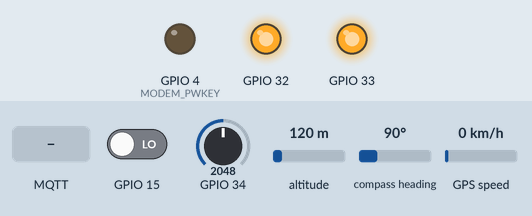
Bench run of a sketch on a simulated ESP32. On the bench: output pins drawn as LEDs (lit = HIGH). Dashed ring = blinking. The inputs (shaded band) are chosen by the test bench; at power-on: GPIO 15 LOW, GPIO 34 = 2048, altitude 120 m, compass heading 90°, GPS speed 0 km/h. EEPROM starts erased; the GPS gets a fix after 3 s at 37.7749, -122.4194 with 8 satellites; no MQTT or app messages arrive unless stated; pins used as bus, display or sensor lines are not drawn.

Above: at 1.8 s.
1.9 s: MQTT message "lockopen" arrives on the first subscribed topic
At 2.17 s:
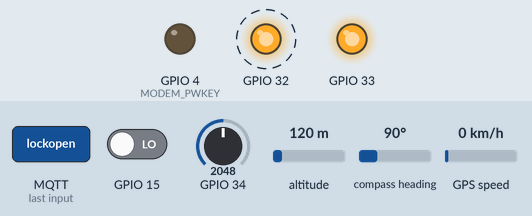
5.4 s: MQTT message "scooteropen" arrives on the first subscribed topic
At 6.5 s:
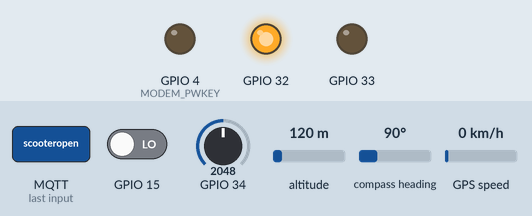
7.0 s: MQTT message "lockopen" arrives on the first subscribed topic
At 7.26 s:
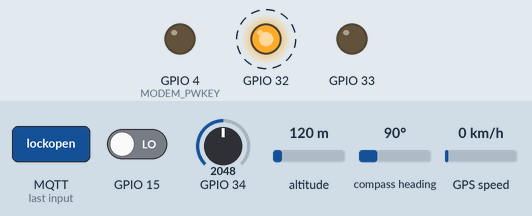
10.5 s: MQTT message "scooterclose" arrives on the first subscribed topic
At 11.5 s:
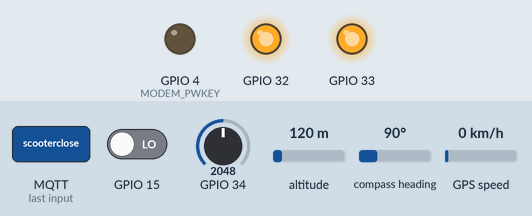
Timing chart, 0 to 13.1 s (numbered marks = the images above; inputs shaded):
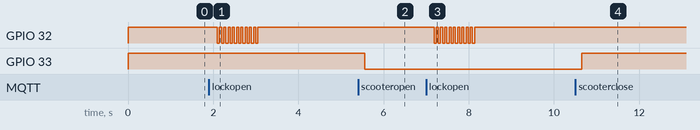

Measured:
- after the input at 1.9 s, GPIO 32: alternates HIGH for 0.05 s and LOW for 0.05 s, 20 changes in all, then stays HIGH, starting after 0.20 s
- after the input at 5.4 s, GPIO 33: HIGH → LOW after 0.16 s
- after the input at 7.0 s, GPIO 32: alternates HIGH for 0.05 s and LOW for 0.05 s, 20 changes in all, then stays HIGH, starting after 0.19 s
- after the input at 10.5 s, GPIO 33: LOW → HIGH after 0.16 s

The sketch:

GPSGPRS.ino
```cpp
/*
Autour: Furkan Metin OĞUZ
Date:2022
*/
#include <TinyGPS++.h>

#include <HardwareSerial.h>

#include "EEPROM.h"

#define EEPROM_SIZE 1024

HardwareSerial SerialGPS(2);

TinyGPSPlus gps;
struct GpsDataState_t {
    double originLat = 0;
    double originLon = 0;
    double originAlt = 0;
    double distMax = 0;
    double dist = 0;
    double altMax = -999999;
    double altMin = 999999;
    double spdMax = 0;
    double prevDist = 0;
};
GpsDataState_t gpsState = {};

#define TASK_SERIAL_RATE 1000
uint32_t nextSerialTaskTs = 0;
uint32_t nextOledTaskTs = 0;

// modem seçimi:
#define TINY_GSM_MODEM_SIM800

#define SerialMon Serial
#define SerialAT Serial1

#define TINY_GSM_DEBUG SerialMon
//konfigurasyonlar
#define GSM_PIN ""
const char apn[] = "internet";

const char gprsUser[] = "";
const char gprsPass[] = "";
const char simPIN[] = "";

const char * broker = "raccoonscooter.com";// MQTT hostname
const char * mqttUsername = "raccoon"; // MQTT username
const char * mqttPassword = "Ze255Wer29tete/-"; // MQTT password
const char * mqtt_id = "831ac06b-709f-480b-89d4-c6fe333a6b49"; // MQTT id
const char * imei = "867372058971479"; //gps,battery gibi verilerin yollandıgı topic
const char * topic = "867372058971479/systemcontroller"; //kilit,restart gibi verilerin okundugu yer

#include <Wire.h>

#include <TinyGsmClient.h>

#ifdef DUMP_AT_COMMANDS#include <StreamDebugger.h>

StreamDebugger debugger(SerialAT, SerialMon);
TinyGsm modem(debugger);
#else
TinyGsm modem(SerialAT);
#endif

#include <PubSubClient.h>

#include <Adafruit_Sensor.h>

#include <Adafruit_BME280.h>

#include <ArduinoJson.h>

TinyGsmClient client(modem);
PubSubClient mqtt(client);

// Sim modemi kurulumu
#define MODEM_RST 5
#define MODEM_PWKEY 4
#define MODEM_POWER_ON 23
#define MODEM_TX 27
#define MODEM_RX 26
#define I2C_SDA 21
#define I2C_SCL 22

uint32_t lastReconnectAttempt = 0;

String lock_data = "";
String imeiString = "başarısız imei";
const int giris = 100;
float total = 0;
float average = 0;
float okunandeger[giris];
float deger = 0;
float volt = 0;
float yuzde = -1;

#define IP5306_ADDR 0x75
#define IP5306_REG_SYS_CTL0 0x00

long lastMsg = 0;

void mqttCallback(char * topic, byte * message, unsigned int length) {

    String messageTemp;
    //gelen mesajları okuma
    for (int i = 0; i < length; i++) {
        messageTemp += (char) message[i];
    }
    //kilit açma
    if (String(topic) == "867372058971479/systemcontroller") {
        if (messageTemp == "lockopen") {

            unsigned long eskiZaman = 0;
            unsigned long yeniZaman;
            yeniZaman = millis();

            if (yeniZaman - eskiZaman > 1000) {
                //kilit pinine yollanan değer
                for (int i = 0; i < 10; i++) {
                    digitalWrite(32, LOW);
                    delay(50);
                    digitalWrite(32, HIGH);
                    delay(50);
                }
                eskiZaman = yeniZaman;
            }
            //restart komutu
        } else if (messageTemp == "scooteropen") {
                       digitalWrite(33, LOW);

        }
        else if (messageTemp == "scooterclose") {
                    digitalWrite(33, HIGH);

        }
        else if (messageTemp == "restart") {
            lock_data = "kapalı";
            ESP.restart();
        }
    }
}

boolean mqttConnect() {

    boolean status = mqtt.connect(mqtt_id, mqttUsername, mqttPassword);

    if (status == false) {
        ESP.restart();
        return false;
    }
    mqtt.subscribe(topic);

    return mqtt.connected();
}

void setup() {
    SerialMon.begin(9600);
    delay(10);

    pinMode(MODEM_PWKEY, OUTPUT);
    pinMode(MODEM_RST, OUTPUT);
    pinMode(MODEM_POWER_ON, OUTPUT);
    digitalWrite(MODEM_PWKEY, LOW);
    digitalWrite(MODEM_RST, HIGH);
    digitalWrite(MODEM_POWER_ON, HIGH);

    SerialAT.begin(9600, SERIAL_8N1, MODEM_RX, MODEM_TX);
    //kilit pini
    pinMode(32, OUTPUT);
    digitalWrite(32, HIGH);
    pinMode(33, OUTPUT);
    digitalWrite(33, HIGH);
    //kilit switch
    pinMode(15, INPUT);

    modem.restart();

    String modemInfo = modem.getModemInfo();

    if (GSM_PIN && modem.getSimStatus() != 3) {
        modem.simUnlock(GSM_PIN);
    }
    //imei okuma
    imeiString = modem.getIMEI();

    if (!modem.gprsConnect(apn, gprsUser, gprsPass)) {
        ESP.restart();
    } else {}

    if (modem.isGprsConnected()) {}

    mqtt.setServer(broker, 1883);
    mqtt.setCallback(mqttCallback);

    SerialGPS.begin(9600, SERIAL_8N1, 18, 19);

    while (!EEPROM.begin(EEPROM_SIZE)) {

    }

    long readValue;
    EEPROM_readAnything(0, readValue);
    gpsState.originLat = (double) readValue / 1000000;

    EEPROM_readAnything(4, readValue);
    gpsState.originLon = (double) readValue / 1000000;

    EEPROM_readAnything(8, readValue);
    gpsState.originAlt = (double) readValue / 1000000;
}
template < class T > int EEPROM_writeAnything(int ee,
    const T & value) {
    const byte * p = (const byte * )(const void * ) & value;
    int i;
    for (i = 0; i < sizeof(value); i++)
        EEPROM.write(ee++, * p++);
    return i;
}

template < class T > int EEPROM_readAnything(int ee, T & value) {
    byte * p = (byte * )(void * ) & value;
    int i;
    for (i = 0; i < sizeof(value); i++)
        *
        p++ = EEPROM.read(ee++);
    return i;
}
void loop() {
    //bağlantı yeniden oluşturuluyor
    if (!mqtt.connected()) {
        uint32_t t = millis();
        if (t - lastReconnectAttempt > 1000) {
            lastReconnectAttempt = t;
            if (mqttConnect()) {
                lastReconnectAttempt = 0;
            }
        }
        return;
    }

    gpsState.originLat = gps.location.lat();
    gpsState.originLon = gps.location.lng();
    gpsState.originAlt = gps.altitude.meters();

    long writeValue;
    writeValue = gpsState.originLat * 1000000;
    EEPROM_writeAnything(0, writeValue);
    writeValue = gpsState.originLon * 1000000;
    EEPROM_writeAnything(4, writeValue);
    writeValue = gpsState.originAlt * 1000000;
    EEPROM_writeAnything(8, writeValue);
    EEPROM.commit();

    gpsState.distMax = 0;
    gpsState.altMax = -999999;
    gpsState.spdMax = 0;
    gpsState.altMin = 999999;

    while (SerialGPS.available() > 0) {
        gps.encode(SerialGPS.read());
    }
    if (gps.satellites.value() > 4) {
        gpsState.dist = TinyGPSPlus::distanceBetween(gps.location.lat(), gps.location.lng(), gpsState.originLat, gpsState.originLon);

        if (gpsState.dist > gpsState.distMax && abs(gpsState.prevDist - gpsState.dist) < 50) {
            gpsState.distMax = gpsState.dist;
        }
        gpsState.prevDist = gpsState.dist;

        if (gps.altitude.meters() > gpsState.altMax) {
            gpsState.altMax = gps.altitude.meters();
        }

        if (gps.speed.kmph() > gpsState.spdMax) {
            gpsState.spdMax = gps.speed.kmph();
        }

        if (gps.altitude.meters() < gpsState.altMin) {
            gpsState.altMin = gps.altitude.meters();
        }
    }

    long now = millis();
    if (now - lastMsg > 200) {
        lastMsg = now;
        //batarya ölçme

        for (int i = 0; i < 100; i++) {
            deger = analogRead(34);
            //okunan değerin formülü
            volt = ((deger / 1202) * 345) / 15;

            okunandeger[i] = volt;
            total = total + okunandeger[i];

            average = total / giris;
        }
        total = 0;
        //pil konfigurasyonları yapılması
        yuzde = map(average, 31.1, 42.1, 0.0, 100.0);
        //kilidin durumunu kontrol eder
    if (digitalRead(15) == 1){
            lock_data = "kapali";
          }
    else{
            lock_data = "acik";
          }
        StaticJsonDocument < 512 > JSONbuffer;
        JsonObject GpsVerileri = JSONbuffer.createNestedObject();
        JsonObject BatteryData = JSONbuffer.createNestedObject();

        BatteryData["İMEİ"] = imeiString;
        BatteryData["BV"] = average;
        BatteryData["BP"] = yuzde;
        BatteryData["LS"] = lock_data;
        GpsVerileri["LAT"] = gps.location.lat();
        GpsVerileri["LONG"] = gps.location.lng();
        GpsVerileri["SP"] = gps.speed.kmph();
        GpsVerileri["ALT"] = gps.altitude.meters();

        char JSONmessageBuffer[200];
        serializeJsonPretty(JSONbuffer, JSONmessageBuffer);

        if (mqtt.subscribe(topic) == true) {
            //veri yollama başarılıysa
        }
        if (mqtt.publish(imei, JSONmessageBuffer) == true) {} else {}
        mqtt.loop();
    }
}
```
